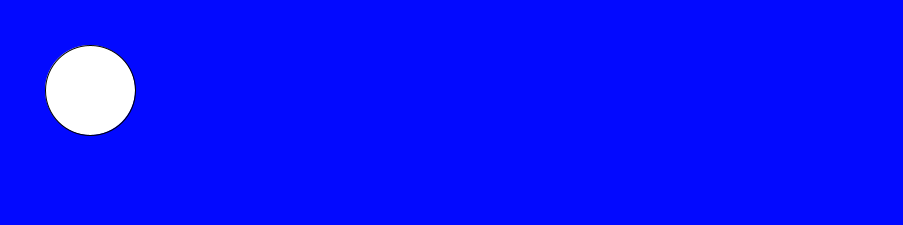
Frame 1 (no input)
Frame 60 (the mouse pressed at the canvas centre just before this capture): identical to frame 1, image omitted
Frame 120 (the mouse held since frame 60 and released just before this capture): identical to frame 1, image omitted

The Processing sketch that drew this single still picture (run headless with seeded random() and noise(); from frame 60 on, the mouse is pressed at the canvas centre):

// Processing sketch: slippery_dot
// ── slippery_dot.pde

 // Make a slippery dot. When you click on the dot it will slide to a new location.
 
 
 // 1. Create three integer variables to represent the x, y, and the size of the ellipse
       int x=90;
       int y=90;
       int z=90;
    void setup() {
      // 2. Set the size of your sketch
  size(903,225);
    }
    
    void draw() {
    
      // 3. Set the background color of your sketch
      background(3,9,1235);
      // 4. Draw an ellipse using the variables created at the top of the sketch for the location and size of your ellipse. 
      //    Make sure it fits in the window. Change the variables if it does not.
    ellipse(x,y,z,z);
    
    
    }
    
    /******** This method gets called automatically when you press the mouse ************/
    void mousePressed() {
      //5. Create an integer variable called distance
      int distance = getDistanceFromMouse(x,y);
      //6. The getDistanceFromMouse() method below returns a number.
      //   Set the value of your distance variable to the value returned by the getDistance method
      //   You will need to pass the x and y location of your ellipse to this method.
        if(distance<z/2){
          x = (int) random(width);
           y = (int) random(height);
            
        }
      //7.  Use an if statement to check if your distance variable is < the radius of the ellipse
      //    If it is, make a new x AND y for the ellipse, for a new random location on the window
      //    Hint: Use code like this      x = (int) random(width);
       
      
    }
    
    /********  This method gives you the number of pixels between the mouse and the x,y point ***********/
    int getDistanceFromMouse(int x, int y) {
      return (int)Math.sqrt(Math.pow((mouseX-x),2) + Math.pow((mouseY-y),2));
    }
